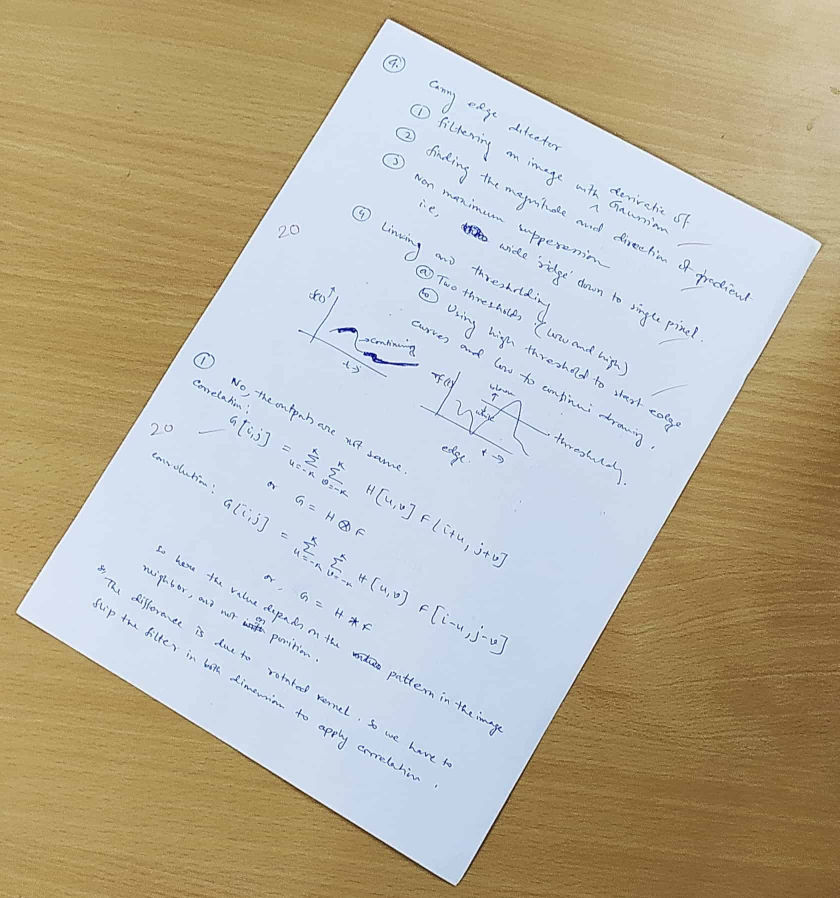
#> input picture CamScanner using OpenCV/img3-min.jpg, 1679 x 1796 px (shown at 1/2 size)
$ jupyter execute CamScanner.ipynb   (shell and % lines are left out)
#> lines starting #> are read from the running program, lines starting #| are printed output that depends on the picture
[cell 1]
import numpy as np
import cv2
import matplotlib.pyplot as plt

[cell 2]
im = cv2.imread("img3-min.jpg")
#> im is the input picture: shape (1796, 1679, 3); mean B, G, R 159.7, 178, 185.6
im = cv2.resize(im, (500, 540))
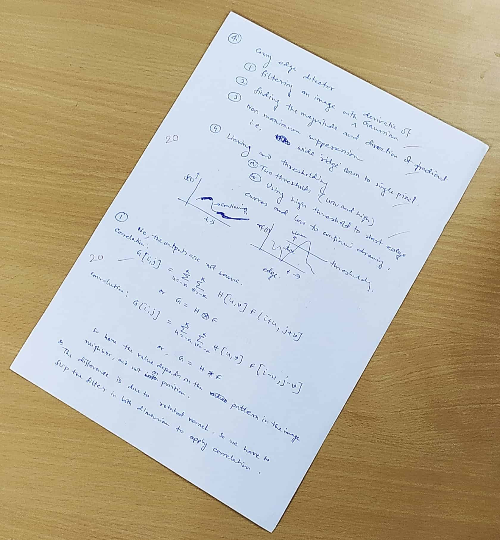
#> im: shape (540, 500, 3); mean B, G, R 159.6, 178, 185.6

[cell 3]
#plt.figure(figsize=(12,12))
plt.imshow(im)

[cell 4]
#four corners of the book in the image are foung by hovering above the image in matplotlib notebook mode

pts_book = np.array([[228,8], [492, 147], [7,368], [270,533]])

#general aspect ratio of books are 3:4 for so we choose the size (300, 400)

pts_correct = np.array([[0, 0], [299, 0],[0, 399], [299, 399]])

#calculate homography from book image to size(300, 400)

homographyMat, status = cv2.findHomography(pts_book, pts_correct)

#warp book for perspective correction (300, 400)

result = cv2.warpPerspective(im, homographyMat, (300, 400))
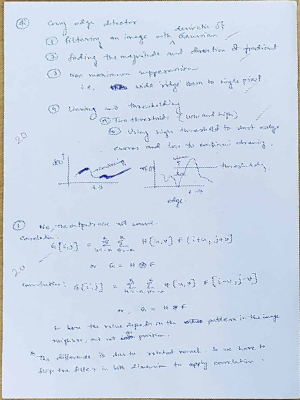
#> result: shape (400, 300, 3); mean B, G, R 232.3, 216.3, 204.5

[cell 5]
fig = plt.figure(figsize=(12,12))

plt.subplot(121)
plt.imshow(im)
plt.axis('off')
plt.title('The original document')

plt.subplot(122)
plt.imshow(result)
plt.axis('off')
plt.title('The scanned (adjusted) document')
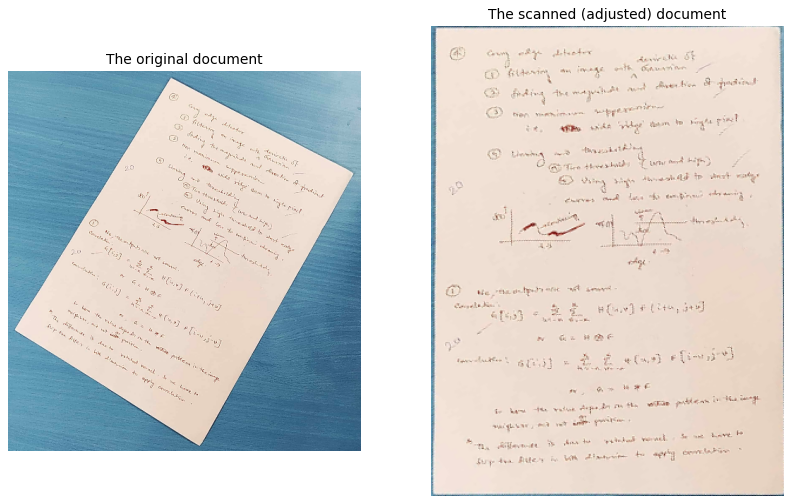
#> figure drawn by matplotlib, 2 panels; B, G, R data is drawn as R, G, B
